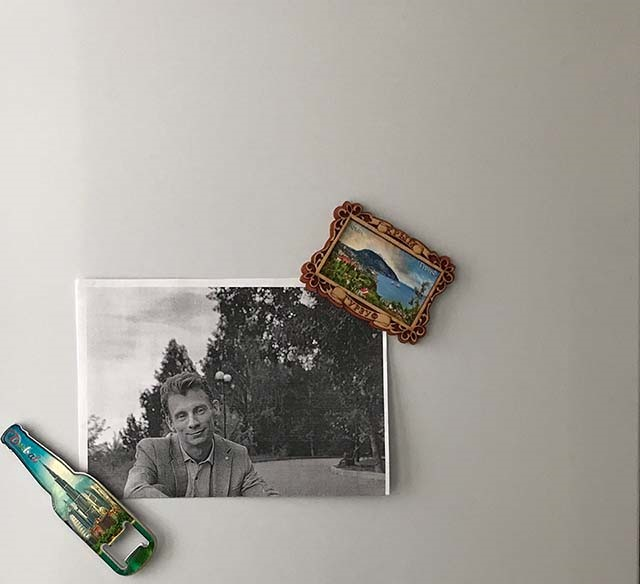
#> input picture data/lab2/frame1.jpg, 640 x 584 px; its folder holds only this picture in this run
$ jupyter execute --allow-errors 'LAB№2.ipynb'
#> lines starting #> are read from the running program, lines starting #| are printed output that depends on the picture; after the words box and inside, x2 and y2 are one past the last pixel; in counts of white or black regions, pixels touching at a corner belong together
[cell 1]
import cv2
import numpy as np
import matplotlib.pyplot as plt
import os
from glob import glob

[cell 2]
# 1. Загрузка изображений (предполагается, что они в папке 'images' и названы frame1.jpg ... frame8.jpg)
image_paths = sorted(glob('../data/lab2/frame*.jpg'))
images = [cv2.imread(p) for p in image_paths]
#> images = 1 item
gray_images = [cv2.cvtColor(img, cv2.COLOR_BGR2GRAY) for img in images]
#> gray_images = 1 item

# Выравнивание яркости (гистограмма)
# Параметры
patch_size = 16         # размер патча (дескриптора)
half_patch = patch_size // 2
max_points = 500         # макс. число ключевых точек на изображение
harris_thresh_ratio = 0.01  # порог для углов Харриса (доля от максимума)
nms_kernel_size = 5      # размер ядра для подавления немаксимумов
ratio_thresh = 0.7       # порог для ratio-теста при сопоставлении
ransac_iter = 1000       # итераций RANSAC
ransac_thresh = 5.0      # порог inlier в пикселях

[cell 3]
# [42 lines left out: functions convolution, reflect_borders, not called in this run]

[cell 4]
def harris_corners(input_img, k = 0.01, window_size=3, n=500):
    # Создаём цветную копию для визуализации
#> called with k = 0.01, window_size = 3, n = 1000
    output_img = cv2.cvtColor(input_img.copy(), cv2.COLOR_GRAY2RGB)
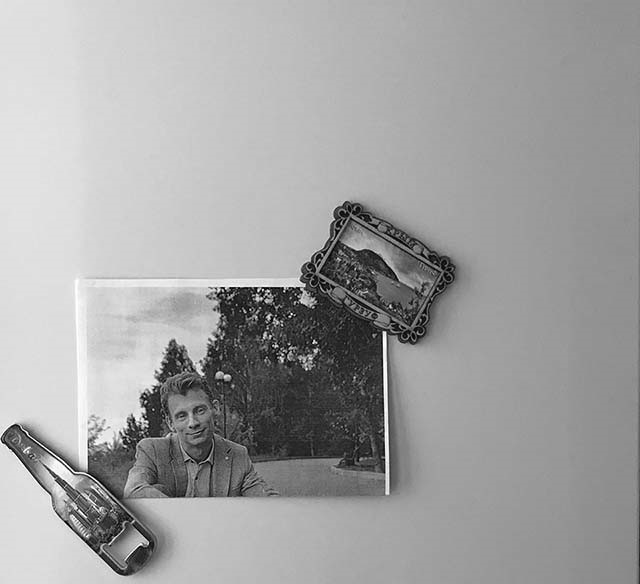
#> output_img: shape (584, 640, 3); min 0, max 255, mean 161.7

    offset = window_size // 2
    h, w = input_img.shape
    y_range = h - offset
    x_range = w - offset

    # Градиенты через numpy
    dy, dx = np.gradient(input_img.astype(np.float32))
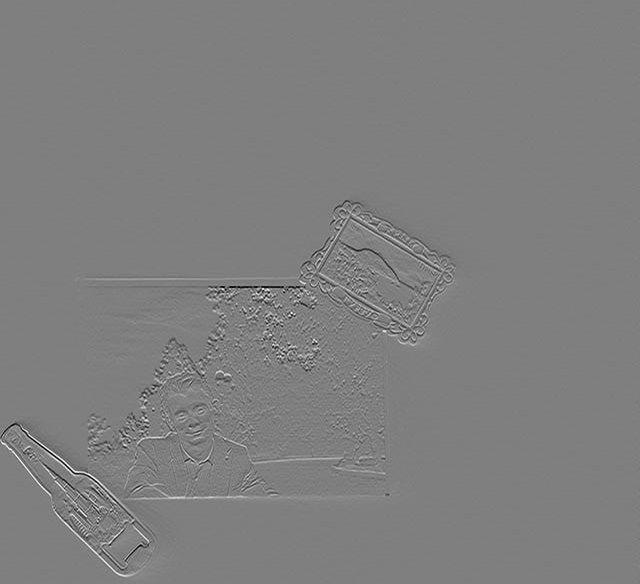
#> dy: shape (584, 640) float32; min -126.5, max 127, mean 0; drawn with min black and max white
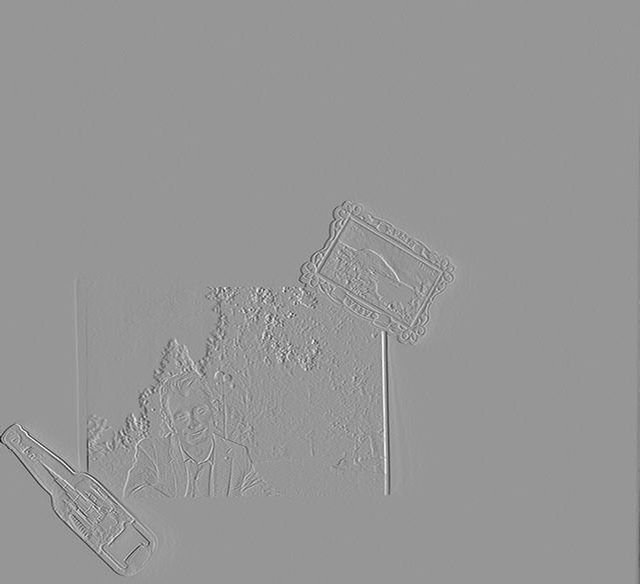
#> dx: shape (584, 640) float32; min -183, max 127, mean -0.2; drawn with min black and max white
    Ixx = dx ** 2
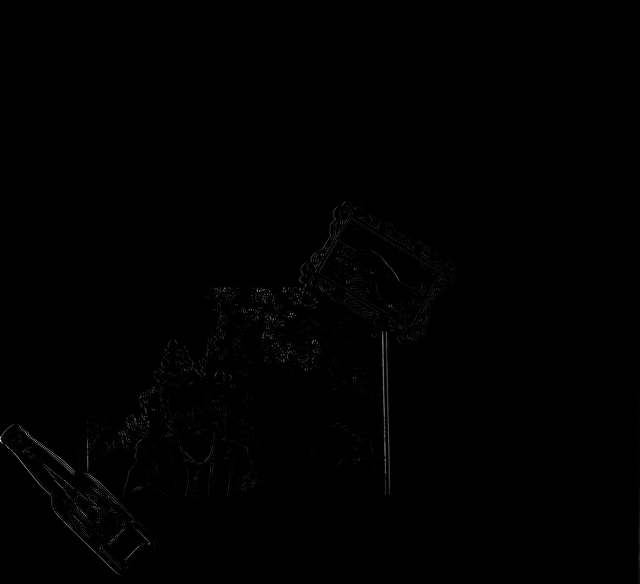
#> Ixx: shape (584, 640) float32; min 0, max 33489, mean 102.3; drawn with min black and max white
    Ixy = dy * dx
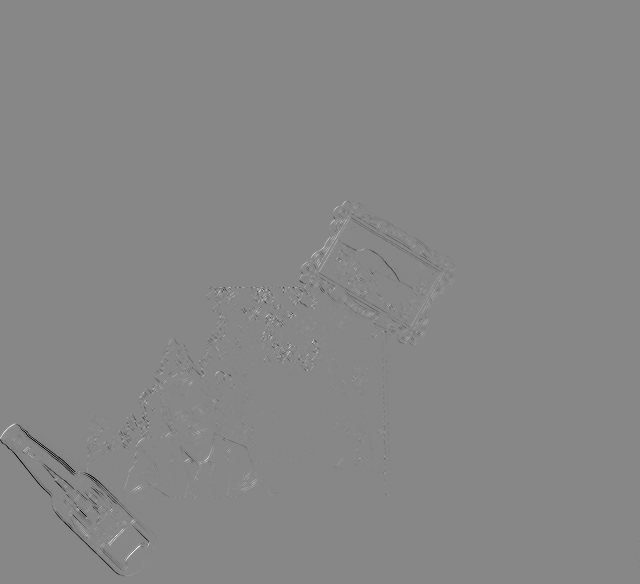
#> Ixy: shape (584, 640) float32; min -15500, max 13708.5, mean -19.8; drawn with min black and max white
    Iyy = dy ** 2

    all_corners = []  # будет хранить [x, y, r] для всех обработанных пикселей

    # Проходим по всем пикселям, где окно целиком помещается
    for y in range(offset, y_range):
        for x in range(offset, x_range):
            # Границы окна
            y1, y2 = y - offset, y + offset + 1
            x1, x2 = x - offset, x + offset + 1

            # Суммы произведений градиентов в окне
            Sxx = Ixx[y1:y2, x1:x2].sum()
            Sxy = Ixy[y1:y2, x1:x2].sum()
            Syy = Iyy[y1:y2, x1:x2].sum()

            # Отклик Харриса
            det = Sxx * Syy - Sxy ** 2
            trace = Sxx + Syy
            r = det - k * trace ** 2

            all_corners.append([x, y, r])
#> after the loop, all_corners = 371316 items

    # Сортируем все точки по убыванию отклика и берём первые n
    all_corners.sort(key=lambda p: p[2], reverse=True)

    corner_list = all_corners[:n]
#> corner_list = 1000 items, first 6: [291, 314, 2.35e+09], [291, 313, 2.25e+09], [262, 289, 1.64e+09], [263, 288, 1.62e+09], [292, 314, 1.53e+09], [263, 289, 1.51e+09]
    corners_fin = [row[:2] + row[2+1:] for row in corner_list]
#> corners_fin = 1000 pairs, first value 1 to 391, second value 219 to 546
    # Отмечаем отобранные точки красным на выходном изображении
    for x, y, _ in corner_list:
        output_img[y, x] = (255, 0, 0)
#> this loop made 1000 passes
#> (x, y) on passes 1 to 3: (291, 314), (291, 313), (262, 289)
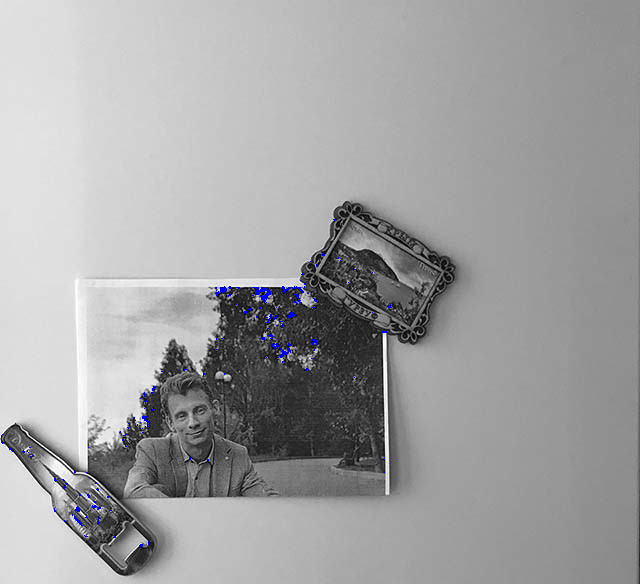
#> output_img: shape (584, 640, 3); 0.27% of pixels changed, all inside (x1, y1, x2, y2) = (1, 219, 392, 547)

    return corners_fin, output_img

[cell 5]
harris, img = harris_corners(gray_images[0], 0.01, 3, 1000)
#> harris has the same summary as corners_fin in harris_corners
#> (the rest of this cell did not finish here and is left out)

[cell 6]
harris
#> Out has the same summary as corners_fin in harris_corners

#> (a cell that did not finish here is left out)

[cell 8]
plt.imshow(img)

[cell 9]
def extract_descriptors(image, points, patch_size=16):
    """
    Извлекает нормализованные патчи для заданных точек.
    points: список или массив, каждый элемент содержит [x, y, ...] (координаты могут быть первыми двумя)
    Возвращает:
        descriptors: массив формы (M, patch_size*patch_size)
        filtered_points: список отобранных точек (x, y) в виде кортежей
    """
    half = patch_size // 2
    h, w = image.shape
    descriptors = []
    filtered_points = []

    for pt in points:
        # Извлекаем x, y (предполагаем, что они первые два элемента)
        x = int(pt[0])
        y = int(pt[1])

        # Проверка границ
        if x < half or x >= w - half or y < half or y >= h - half:
            continue

        # Вырезаем патч
        patch = image[y-half:y+half, x-half:x+half].astype(np.float32)

        # Дополнительная проверка формы (на случай нецелых границ)
        if patch.shape != (patch_size, patch_size):
            continue

        # Нормализация
        mean = patch.mean()
        std = patch.std()
        if std > 1e-6:
            patch_norm = (patch - mean) / std
        else:
            patch_norm = patch - mean

        descriptors.append(patch_norm.flatten())
        filtered_points.append((x, y))

    # Преобразуем в массив numpy
    if len(descriptors) == 0:
        # Если ни одна точка не прошла, возвращаем пустые массивы
        return np.array([]), []

    return np.array(descriptors), filtered_points

[cell 10]
# 4. Сопоставление дескрипторов между двумя изображениями (с ratio-тестом)
# [17 lines left out: function match_descriptors, not called in this run]

[cell 11]
# 5. Оценка преобразования (R, t) по парам точек с RANSAC
# [60 lines left out: function estimate_transform_ransac, not called in this run]

[cell 12]
# 6. Основной цикл по парам изображений
keypoints_list = []
descriptors_list = []

print("Детектирование ключевых точек и построение дескрипторов...")
for i, gray in enumerate(gray_images):
    kp, _ = harris_corners(gray, 0.01, 3, max_points)
    desc, filtered_kp = extract_descriptors(gray, kp, patch_size)
    keypoints_list.append(filtered_kp)
    descriptors_list.append(desc)
    print(f"Изображение {i+1}: исходно {len(kp)} точек, после фильтрации {len(filtered_kp)}")
#> this loop made 1 pass
#> (offset in harris_corners, y_range in harris_corners, x_range in harris_corners, half in extract_descriptors) on pass 1: (1, 583, 639, 8)
#> (printed output is left out)
#> after the loop, descriptors_list = 1 item; keypoints_list = 1 item

# Оценка относительных движений между соседними кадрами
num_images = len(gray_images)
#> num_images = 1
rel_motions = []  # каждый элемент: (R_rel, t_rel) между i и i+1

print("\nСопоставление и оценка преобразований...")
for i in range(len(gray_images) - 1):
    print(f"Пара {i+1}-{i+2}")
    kp1 = np.array(keypoints_list[i])
    kp2 = np.array(keypoints_list[i+1])
    desc1 = descriptors_list[i]
    desc2 = descriptors_list[i+1]

    matches = match_descriptors(desc1, desc2, ratio_thresh)
    if len(matches) < 2:
        print(f"  Недостаточно сопоставлений ({len(matches)}), пропускаем")
        rel_motions.append((np.eye(2), np.zeros(2)))
        continue

    pts1 = kp1[matches[:, 0]]
    pts2 = kp2[matches[:, 1]]

    R_rel, t_rel, inliers = estimate_transform_ransac(pts1, pts2, ransac_iter, ransac_thresh)
    rel_motions.append((R_rel, t_rel))
    print(f"  Сопоставлений: {len(matches)}, inliers: {len(inliers)}")
#> this loop made 0 passes
#> after the loop, rel_motions = []

[cell 13]
# 7. Построение траектории камеры
# Начальное положение: центр (0,0), ориентация I
positions = [(0.0, 0.0)]
R_cur = np.eye(2)   # текущая ориентация камеры (из мировых в камерные)
#> R_cur = [[1, 0], [0, 1]]
C_cur = np.zeros(2) # текущее положение камеры в мировых координатах
#> C_cur = [0, 0]

for (R_rel, t_rel) in rel_motions:
    R_new = R_cur @ R_rel.T
    C_new = C_cur - R_cur @ R_rel.T @ t_rel
    positions.append(tuple(C_new))
    R_cur, C_cur = R_new, C_new
#> after the loop, positions = [(0, 0)]

positions = np.array(positions)
#> positions = [[0, 0]]

# 8. Визуализация траектории
plt.figure(figsize=(8, 6))
plt.plot(positions[:, 0], -positions[:, 1], 'o-', linewidth=2, markersize=6)
plt.title('Оценённая траектория камеры')
plt.xlabel('X (пиксели)')
plt.ylabel('Y (пиксели)')
plt.axis('equal')
plt.grid(True)
for i, (x, y) in enumerate(positions):
    plt.text(x, -y, f'{i+1}', fontsize=12, ha='right')
#> this loop made 1 pass
plt.show()
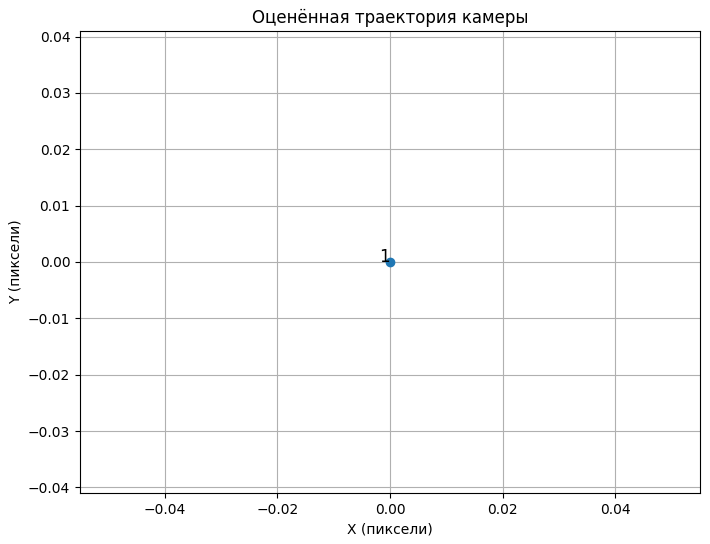
#> figure drawn by matplotlib, 1 panel

# (Опционально) Отображение сопоставлений для первой пары
if len(rel_motions) > 0:
    i = 0
    kp1 = keypoints_list[i]
    kp2 = keypoints_list[i+1]
    desc1 = descriptors_list[i]
    desc2 = descriptors_list[i+1]
    matches = match_descriptors(desc1, desc2, ratio_thresh)
    if len(matches) > 0:
        # Рисуем линии сопоставлений
        img1 = cv2.cvtColor(gray_images[i], cv2.COLOR_GRAY2BGR)
        img2 = cv2.cvtColor(gray_images[i+1], cv2.COLOR_GRAY2BGR)
        h, w = img1.shape[:2]
        vis = np.hstack((img1, img2))
        for m in matches:
            x1, y1 = kp1[m[0]]
            x2, y2 = kp2[m[1]]
            cv2.line(vis, (int(x1), int(y1)), (int(x2)+w, int(y2)), (0,255,0), 1)
        plt.figure(figsize=(12,6))
        plt.imshow(cv2.cvtColor(vis, cv2.COLOR_BGR2RGB))
        plt.title(f'Сопоставления между кадрами {i+1} и {i+2}')
        plt.axis('off')
        plt.show()

$ run again, on data/lab2/frame5.jpg
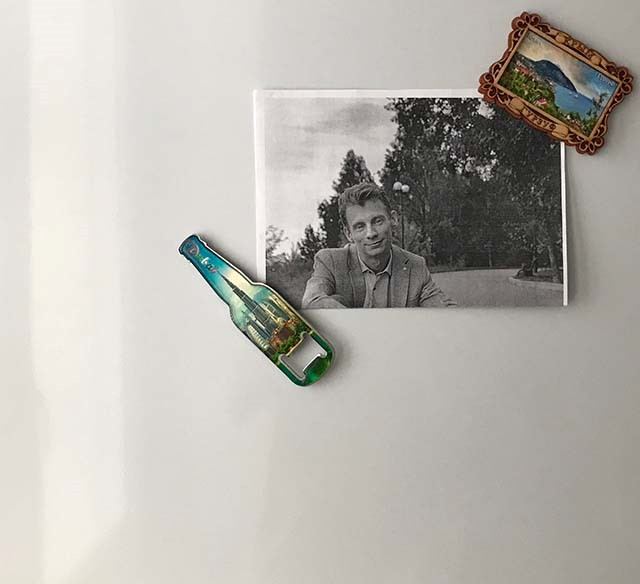
#> input picture data/lab2/frame5.jpg, 640 x 584 px
#> images = 1 item
#> in harris_corners, `Ixy = dy * dx`:
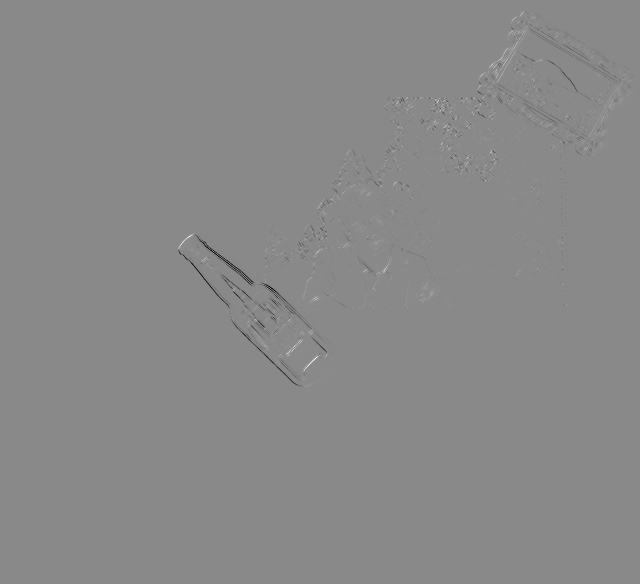
#> Ixy: shape (584, 640) float32; min -14877.8, max 12647.2, mean -17.8; drawn with min black and max white
#> after the loop in harris_corners, `for y in range(offset, y_range):`: all_corners = 371316 items
#> corner_list = 1000 items, first 6: [469, 124, 1.48e+09], [469, 125, 1.16e+09], [436, 101, 1.15e+09], [440, 100, 1.09e+09], [436, 102, 1.09e+09], [468, 125, 983897349.2]
#> corners_fin = 1000 pairs, first value 177 to 616, second value 29 to 364
#> the loop in harris_corners, `for x, y, _ in corner_list:` made 1000 passes
#> (x, y) on passes 1 to 3: (469, 124), (469, 125), (436, 101)
#> after the loop in harris_corners, `for x, y, _ in corner_list:`:
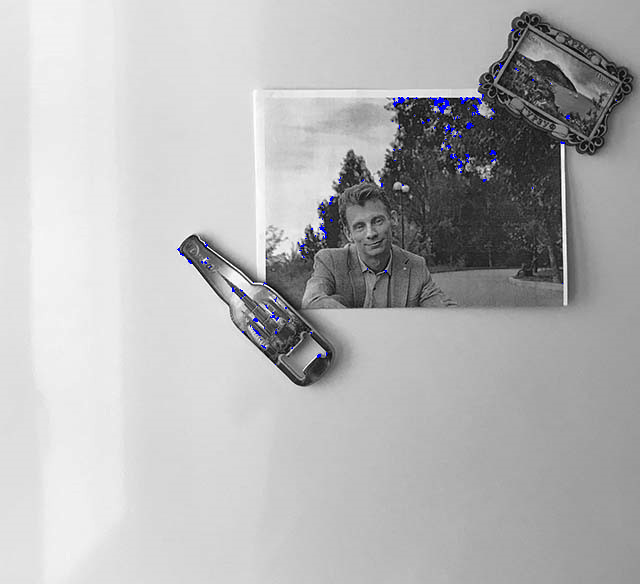
#> output_img: shape (584, 640, 3); mean B, G, R 180.8, 180.1, 180.1
#> harris has the same summary as corners_fin in harris_corners
#> Out has the same summary as corners_fin in harris_corners
#> the loop `for i, gray in enumerate(gray_images):` made 1 pass
#> (offset in harris_corners, y_range in harris_corners, x_range in harris_corners, half in extract_descriptors) on pass 1: (1, 583, 639, 8)
#> (printed output is left out)
#> after the loop `for i, gray in enumerate(gray_images):`: descriptors_list = 1 item
#> num_images = 1
#> after the loop `for i in range(len(gray_images) - 1):`: rel_motions = []
#> R_cur = [[1, 0], [0, 1]]
#> C_cur = [0, 0]
#> after the loop `for (R_rel, t_rel) in rel_motions:`: positions = [(0, 0)]
#> `positions = np.array(positions)`: positions = [[0, 0]]
#> the loop `for i, (x, y) in enumerate(positions):` made 1 pass

$ run again, on data/lab2/frame6.jpg
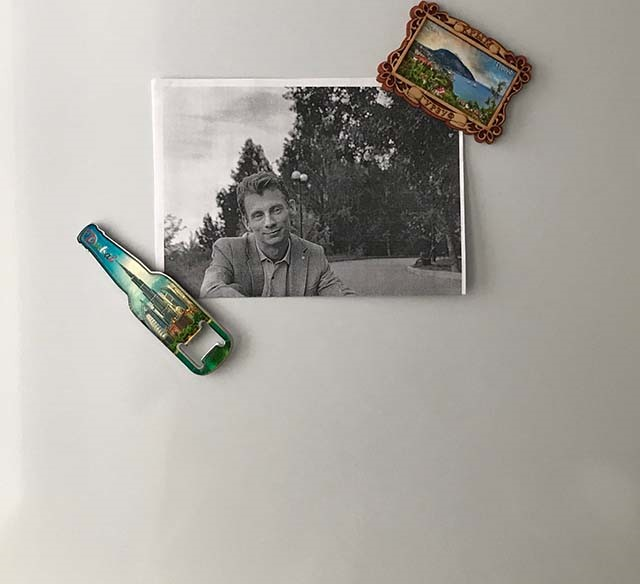
#> input picture data/lab2/frame6.jpg, 640 x 584 px
#> images = 1 item
#> in harris_corners, `Ixy = dy * dx`:
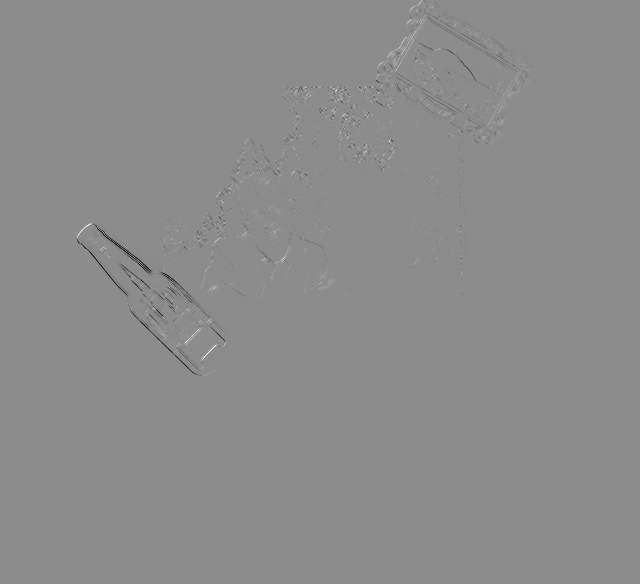
#> Ixy: shape (584, 640) float32; min -14307, max 11633.8, mean -17.9; drawn with min black and max white
#> after the loop in harris_corners, `for y in range(offset, y_range):`: all_corners = 371316 items
#> corner_list = 1000 items, first 6: [367, 113, 1.54e+09], [359, 87, 1.2e+09], [367, 114, 1.16e+09], [334, 90, 1.12e+09], [368, 113, 1.12e+09], [339, 89, 1.11e+09]
#> corners_fin = 1000 pairs, first value 76 to 515, second value 18 to 354
#> the loop in harris_corners, `for x, y, _ in corner_list:` made 1000 passes
#> (x, y) on passes 1 to 3: (367, 113), (359, 87), (367, 114)
#> after the loop in harris_corners, `for x, y, _ in corner_list:`:
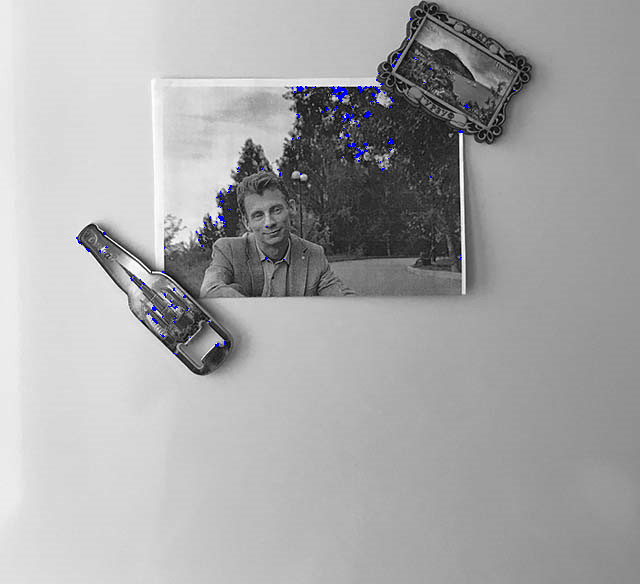
#> output_img: shape (584, 640, 3); mean B, G, R 167.8, 167.1, 167.1
#> harris has the same summary as corners_fin in harris_corners
#> Out has the same summary as corners_fin in harris_corners
#> the loop `for i, gray in enumerate(gray_images):` made 1 pass
#> (offset in harris_corners, y_range in harris_corners, x_range in harris_corners, half in extract_descriptors) on pass 1: (1, 583, 639, 8)
#> (printed output is left out)
#> after the loop `for i, gray in enumerate(gray_images):`: descriptors_list = 1 item
#> num_images = 1
#> after the loop `for i in range(len(gray_images) - 1):`: rel_motions = []
#> R_cur = [[1, 0], [0, 1]]
#> C_cur = [0, 0]
#> after the loop `for (R_rel, t_rel) in rel_motions:`: positions = [(0, 0)]
#> `positions = np.array(positions)`: positions = [[0, 0]]
#> the loop `for i, (x, y) in enumerate(positions):` made 1 pass
